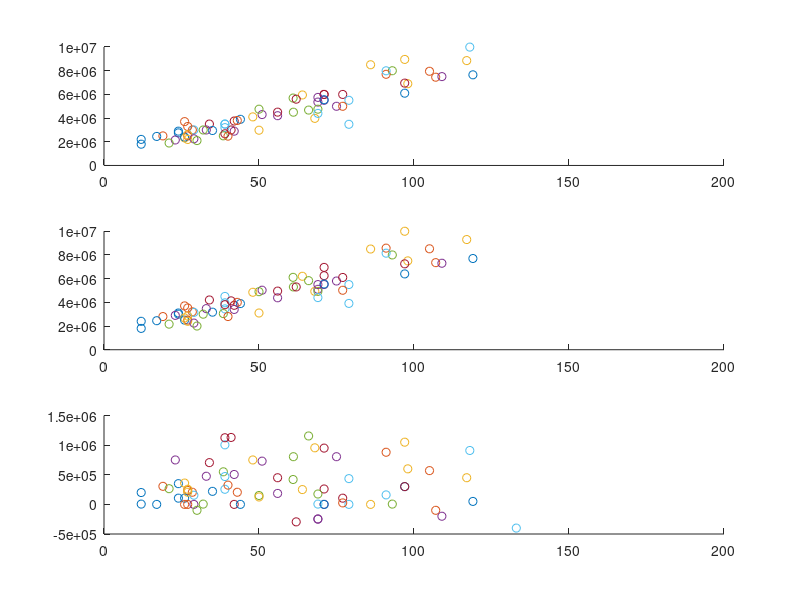

This figure's MATLAB source: (Note: this script raises an error after producing the figure.)
clear all;
close all;
%% Plot for Lidingo
clear all;
close all;
M = csvread('Gamla.csv',1,0);
figure
subplot(311)
hold on
ylim([0 10000000])
xlim([0 200])
s=size(M,1);

for k=1:s
    if (M(k,3)~=0)
        plot(M(k,3),M(k,1),'o');      
        %drawnow;
    end
end

subplot(312)

hold on
ylim([0 10000000])
xlim([0 200])
s=size(M,1);

for k=1:s
    if (M(k,3)~=0)
        plot(M(k,3),M(k,2),'o');      
        %drawnow;
    end
end

subplot(313)

hold on
xlim([0 200])
s=size(M,1);

for k=1:s
    if (M(k,3)~=0)
        plot(M(k,3),M(k,2)-M(k,1),'o');      
        %drawnow;
    end
end

%% Plot for Gamla/Lidingo/Satra
clear all;
close all
plotArea('Gamla');

%% Extract data
clear all;
close all;
order=4;
testseqsize=10;
vect_input=[1,3,6];
vect_plot=7;
vect_output=2;
data = csvread('Satra.csv',1,0);
M=data(~any(isnan(data),2),:);
M(:,1:2)=M(:,1:2)./10^6;
eta=10^-7;
nbiter=1000;

[ W,phi ] = LinearRegression( M(testseqsize+1:end,vect_input),M(testseqsize+1:end,vect_output),order );
%[ W,phi ] = LinearRegressionSteepestDescent(  M(testseqsize+1:end,vect_input),M(testseqsize+1:end,vect_output),order,eta,nbiter );
MSE_training=mean((M(testseqsize+1:end,vect_output)-phi*W).^2);
error_training=M(testseqsize+1:end,vect_output)-phi*W;
figure;
histogram(error_training,100);

[ ~,phi_test] = LinearRegression( M(1:testseqsize,vect_input),M(1:testseqsize,vect_output),order);
MSE_test=mean((M(1:testseqsize,vect_output)-phi_test*W).^2);
error_test=M(1:testseqsize,vect_output)-phi_test*W;
figure;
histogram(error_test,10);

figure
    hold on
    plot(M(testseqsize+1:end,vect_plot),M(testseqsize+1:end,vect_output),'o');
    plot(M(testseqsize+1:end,vect_plot),phi*W,'x');